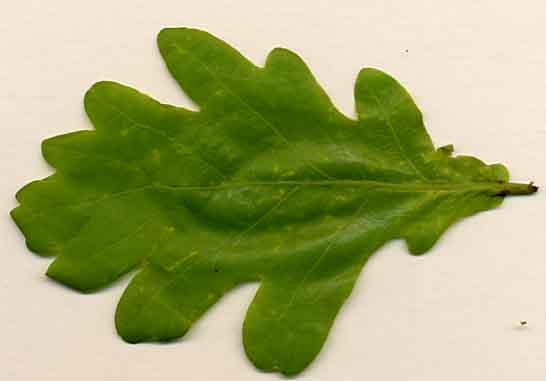
#> input picture Input figures/leaf1.jpg, 546 x 381 px, found by its file name
$ python 'Canny edge detection.py'
#> lines starting #> are read from the running program, lines starting #| are printed output that depends on the picture; after the words box and inside, x2 and y2 are one past the last pixel; in counts of white or black regions, pixels touching at a corner belong together
import matplotlib.pyplot as plt
import numpy as np

from skimage.io import imread, imshow
from skimage.color import rgb2hsv, rgb2gray
from skimage.exposure import histogram, cumulative_distribution
from skimage.filters import threshold_otsu
from skimage import feature

import os


my_path = os.path.abspath('/Users/yangyangxiayule/Documents/GitHub/Canny-Edge-Detector---Skimage/Output figures')

leaf1 = imread('/Users/yangyangxiayule/Documents/GitHub/Canny-Edge-Detector---Skimage/Input figures/leaf1.jpg', mode='L')
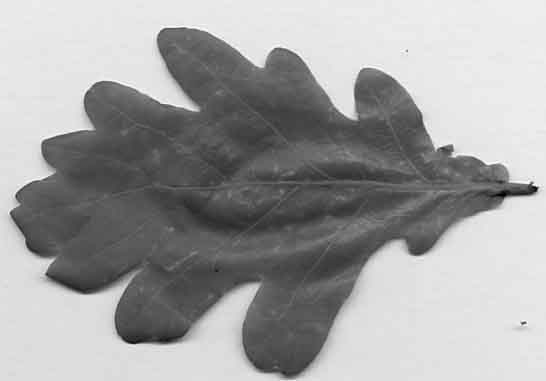
#> leaf1: shape (381, 546); min 2, max 252, mean 161.4
leaf2 = imread('/Users/yangyangxiayule/Documents/GitHub/Canny-Edge-Detector---Skimage/Input figures/leaf2.jpg', mode='L')
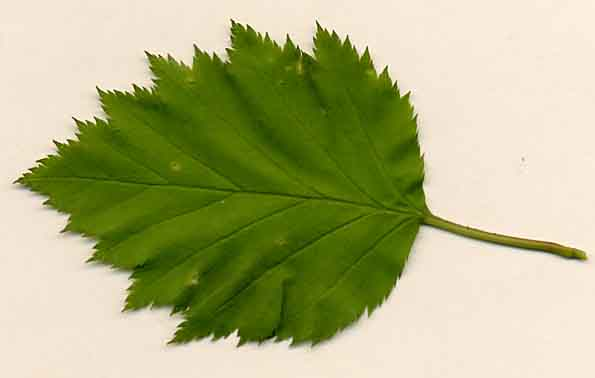
#> input picture Input figures/leaf2.jpg, 595 x 378 px, found by its file name
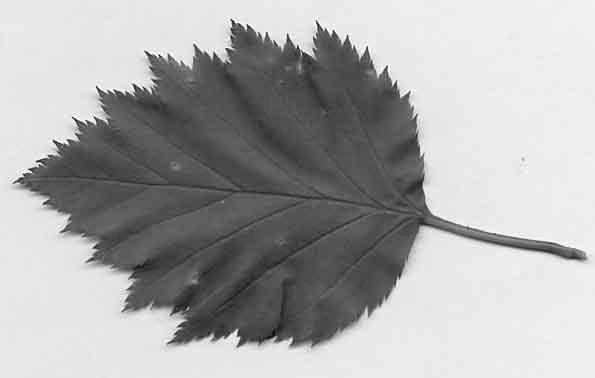
#> leaf2: shape (378, 595); min 17, max 253, mean 171.8

edges1_leaf1 = feature.canny(leaf1)
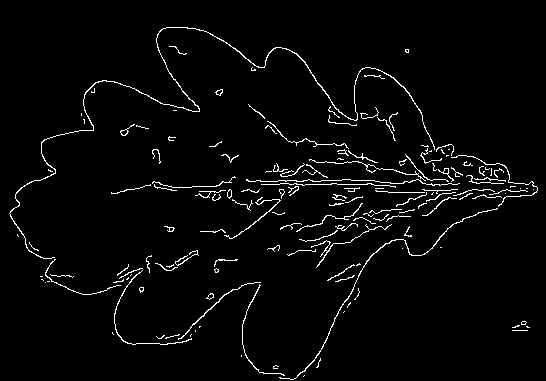
#> edges1_leaf1: shape (381, 546) bool; 3% white in thin lines or dots, all inside (x1, y1, x2, y2) = (9, 27, 538, 380)
edges2_leaf1 = feature.canny(leaf1, sigma=3)
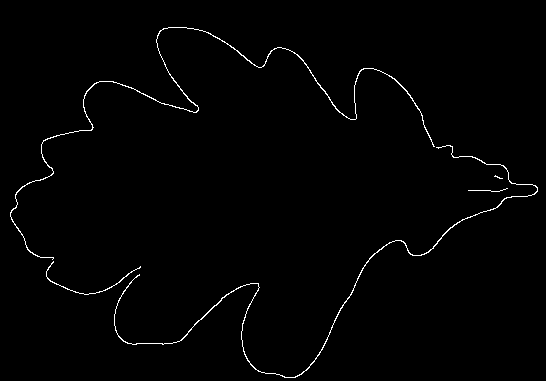
#> edges2_leaf1: shape (381, 546) bool; 1.1% white in thin lines or dots, all inside (x1, y1, x2, y2) = (10, 27, 538, 378)

edges1_leaf2 = feature.canny(leaf2)
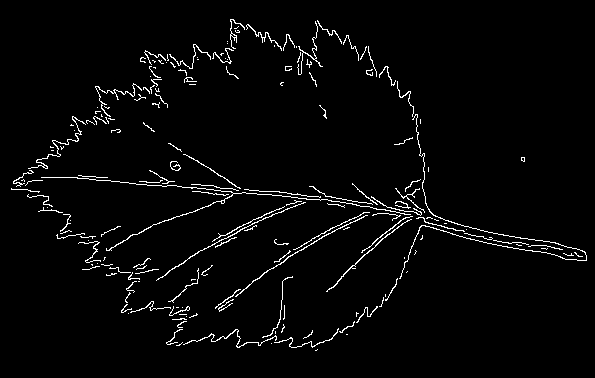
#> edges1_leaf2: shape (378, 595) bool; 2.9% white in thin lines or dots, all inside (x1, y1, x2, y2) = (11, 19, 587, 351)
edges2_leaf2 = feature.canny(leaf2, sigma=3)
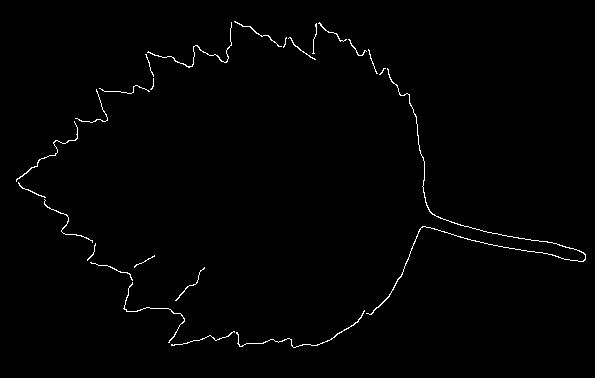
#> edges2_leaf2: shape (378, 595) bool; 0.95% white in thin lines or dots, all inside (x1, y1, x2, y2) = (16, 21, 586, 348)

#leaf1
fig1, ax1 = plt.subplots(nrows=1, ncols=3, figsize=(8, 3))

ax1[0].imshow(leaf1, cmap='gray')
ax1[0].set_title('Leaf1 Gray Image', fontsize=10)
ax1[1].imshow(edges1_leaf1, cmap='gray')
ax1[1].set_title(r'Canny filter, $\sigma=1$', fontsize=10)
ax1[2].imshow(edges2_leaf1, cmap='gray')
ax1[2].set_title(r'Canny filter, $\sigma=3$', fontsize=10)

#leaf2
fig2, ax2 = plt.subplots(nrows=1, ncols=3, figsize=(8, 3))

ax2[0].imshow(leaf2, cmap='gray')
ax2[0].set_title('Leaf2 Gray Image', fontsize=10)
ax2[1].imshow(edges1_leaf2, cmap='gray')
ax2[1].set_title(r'Canny filter, $\sigma=1$', fontsize=10)
ax2[2].imshow(edges2_leaf2, cmap='gray')
ax2[2].set_title(r'Canny filter, $\sigma=3$', fontsize=10)


for a in ax1:
    a.axis('off')

for a in ax2:
    a.axis('off')


fig1.tight_layout()
fig2.tight_layout()

#optional show plots
fig1.show()
fig2.show()

fig1.savefig(my_path + '/leaf1-Canny_Edge_detection.png')
fig2.savefig(my_path + '/leaf2-Canny_Edge_detection.png')
